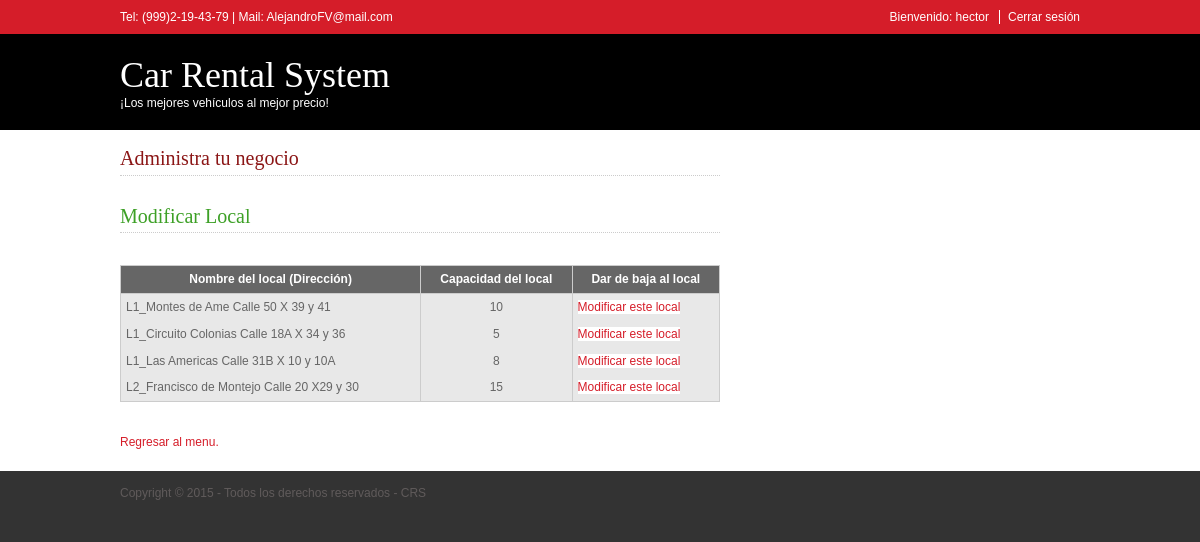
/pages/modificarLocation.php (signed in), run on the app's committed database.
### tables this page shows
CREATE TABLE IF NOT EXISTS `location` (
  `id_location` INT NOT NULL AUTO_INCREMENT,
  `name_location` VARCHAR(80) NOT NULL,
  `capacity_location` INT NOT NULL,
  PRIMARY KEY (`id_location`));

### pages/modificarLocation.php (the view, shortened to what this page needs)
<!DOCTYPE html>
<html>
	<head>
		<link rel="stylesheet" href="../layout/styles/layout.css" type="text/css" />
	</head>
	<body id="top">
		<div class="wrapper col1">
			<div id="topbar">
				<p>Tel: (999)2-19-43-79 | Mail: <a href="mailto:AlejandroFV@mail.com">AlejandroFV@mail.com</a></p>
				<ul>
					<?php
						if (!empty($_SESSION['nick_user'])){
							$name_user = $_SESSION['nick_user'];
							echo "<li> Bienvenido: ".$name_user."</li>";
							echo "<li class='last'><a href='../layout/php/closeSession.php'>Cerrar sesión</a></li>";
						}else{
					?>
							<li><a href="login.html">Iniciar Sesión</a></li>
							<li class="last"><a href="register.html">Registrarse</a></li>
					<?php
						}
					?>
				</ul>
				<br class="clear" />
			</div>
		</div>
		<div class="wrapper col2">
			<div id="header">
				<div class="fl_left">
					<h1><a href="../index.php">Car Rental System</a></h1>
					<p>¡Los mejores vehículos al mejor precio!</p>
				</div>
				<br class="clear" />
			</div>
		</div>
		<div class="wrapper col5">
			<div id="container">
				<div id="content">
					<h2 class="title2">Administra tu negocio</h2>
					<br class="clear">
					<h3 class="title4">Modificar Local</h3>
					<br class="clear">
					<div id="center">
						<table>
							<thead>
								<th>Nombre del local (Dirección)</th>
								<th>Capacidad del local</th>
								<th>Dar de baja al local</th>
							</thead>
							<tbody>
								<?php
									require("../layout/php/connection.php");
									$scriptSelect = "SELECT * FROM crs.location";
									$result = mysqli_query($con, $scriptSelect);
									while ($values = mysqli_fetch_array($result)) {
										echo "<tr class='dark'>
											<td>$values[1]</td>
											<td class='center'>$values[2]</td>
											<td><a href='confirmModificarLocation.php?ID= $values[0]'>Modificar este local</a></td>
										</tr>";
									}
								?>
							</tbody>
						</table>
					</div>
					<br class="clear">
				</div>
				<br class="clear" />
				<a href="menuManager.php">Regresar al menu.</a>
			</div>
		</div>
		<div class="wrapper col7">
			<div id="copyright">
				<p class="fl_left">Copyright &copy; 2015 - Todos los derechos reservados - <a href="../index.php">CRS</a></p>
				<br class="clear" />
			</div>
		</div>
	</body>
</html>

### layout/styles/layout.css (style rules this page uses)
html { overflow-y: scroll; }
body { margin: 0; padding: 0; font-size: 12px; font-family: verdana, Arial, Helvetica, sans-serif; color: #FFFFFF; background-color: #333333; }
.center { text-align: center; }
.title2 { color: #8B1616; font-size: 28px; }
.title4 { color: #3DA026; font-size: 19px; }
a { outline: none; text-decoration: none; }
.fl_left, .imgl { float: left; }
div.wrapper { display: block; width: 100%; margin: 0; text-align: left; }
div.wrapper h1, div.wrapper h2, div.wrapper h3, div.wrapper h4, div.wrapper h5, div.wrapper h6 { margin: 0 0 15px 0; padding: 0; font-size: 20px; font-weight: normal; font-family: Georgia, "Times New Roman", Times, serif; }
.col1, .col1 a { color: #FFFFFF; background-color: #D51D29; }
.col2 { color: #FFFFFF; background-color: #000000; }
.col5 { color: #666666; background-color: #FFFFFF; }
.col5 a { color: #D51D29; background-color: #FFFFFF; }
.col7, .col7 a { color: #605B5B; background-color: #333333; }
#topbar, #header, #topnav, #intro, #breadcrumb, #container, #footer, #copyright { display: block; position: relative; width: 960px; margin: 0 auto; }
#topbar { padding: 10px 0; }
#topbar p { float: left; margin: 0; padding: 0; }
#topbar ul { float: right; margin: 0; padding: 0; list-style: none; }
#topbar li { display: inline; margin: 0 8px 0 0; padding: 0 10px 0 0; border-right: 1px solid #FFFFFF; }
#topbar li.last { margin-right: 0; padding-right: 0; border: none; }
#header { padding: 20px 0; }
#header h1, #header p { margin: 0; padding: 0; }
#header .fl_left { display: block; float: left; width: 400px; }
#header h1 { margin: 0; font-size: 36px; border: none; }
#header h1 a { color: #FFFFFF; background-color: #000000; }
#container { padding: 20px 0; line-height: 1.4em; }
#container h1, #container h2, #container h3, #container h4, #container h5, #container h6 { padding-bottom: 8px; border-bottom: 1px dotted #CCCCCC; }
#content { display: block; float: left; width: 600px; }
#copyright { padding: 15px 0; }
#copyright p { margin: 0; padding: 0; }

### layout/styles/tables.css (style rules this page uses)
table { width: 100%; border-collapse: collapse; table-layout: auto; vertical-align: top; margin-bottom: 15px; border: 1px solid #CCCCCC; }
table thead th { color: #FFFFFF; background-color: #666666; border: 1px solid #CCCCCC; border-collapse: collapse; text-align: center; table-layout: auto; vertical-align: middle; }
table tbody td { vertical-align: top; border-collapse: collapse; border-left: 1px solid #CCCCCC; border-right: 1px solid #CCCCCC; }
table thead th, table tbody td { padding: 5px; border-collapse: collapse; }
table tbody tr.dark { color: #666666; background-color: #E8E8E8; }

### data on the page
location: name_location "L1_Montes de Ame Calle 50 X 39 y 41", capacity_location "10"
location: name_location "L1_Circuito Colonias Calle 18A X 34 y 36", capacity_location "5"
location: name_location "L1_Las Americas Calle 31B X 10 y 10A", capacity_location "8"
location: name_location "L2_Francisco de Montejo Calle 20 X29 y 30", capacity_location "15"

### other printed values
$name_user "hector"
